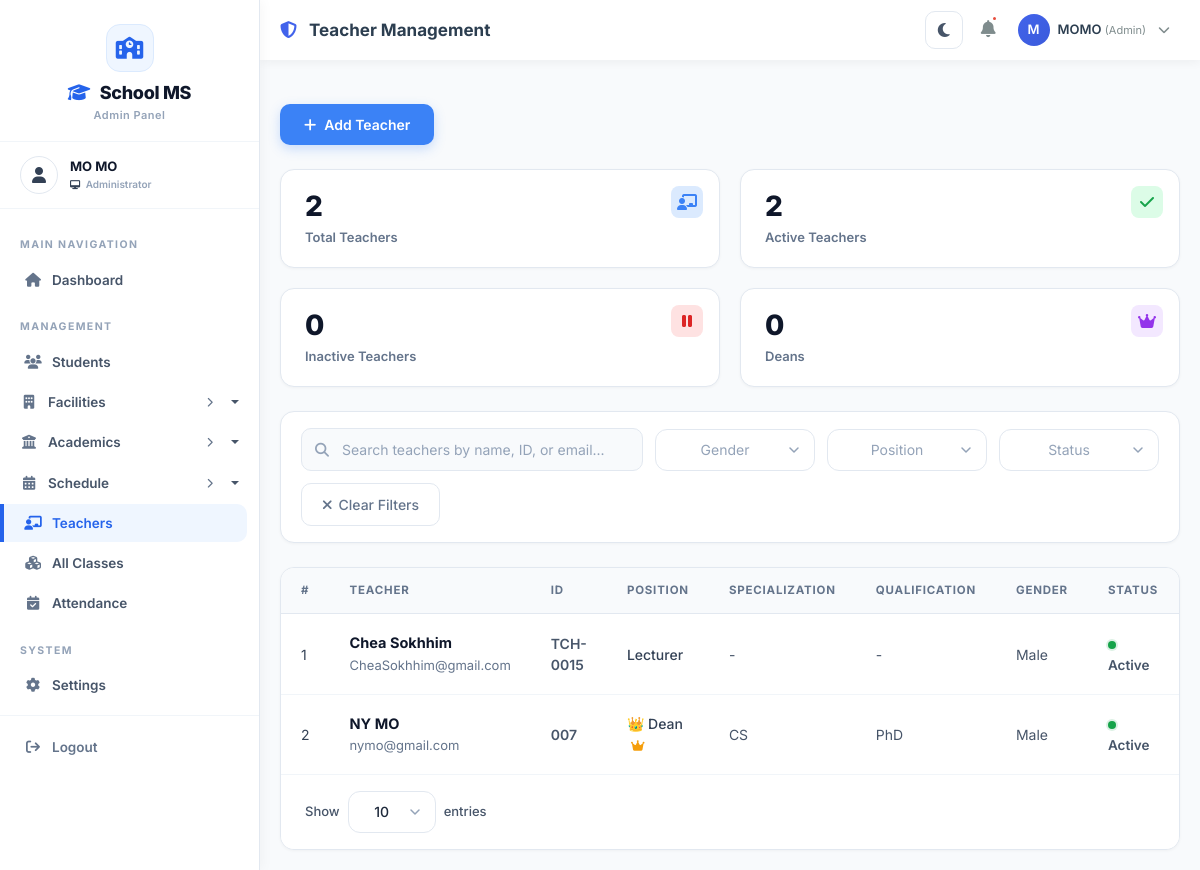
/teachers/ (signed in), run on an earlier commit of the app's database.
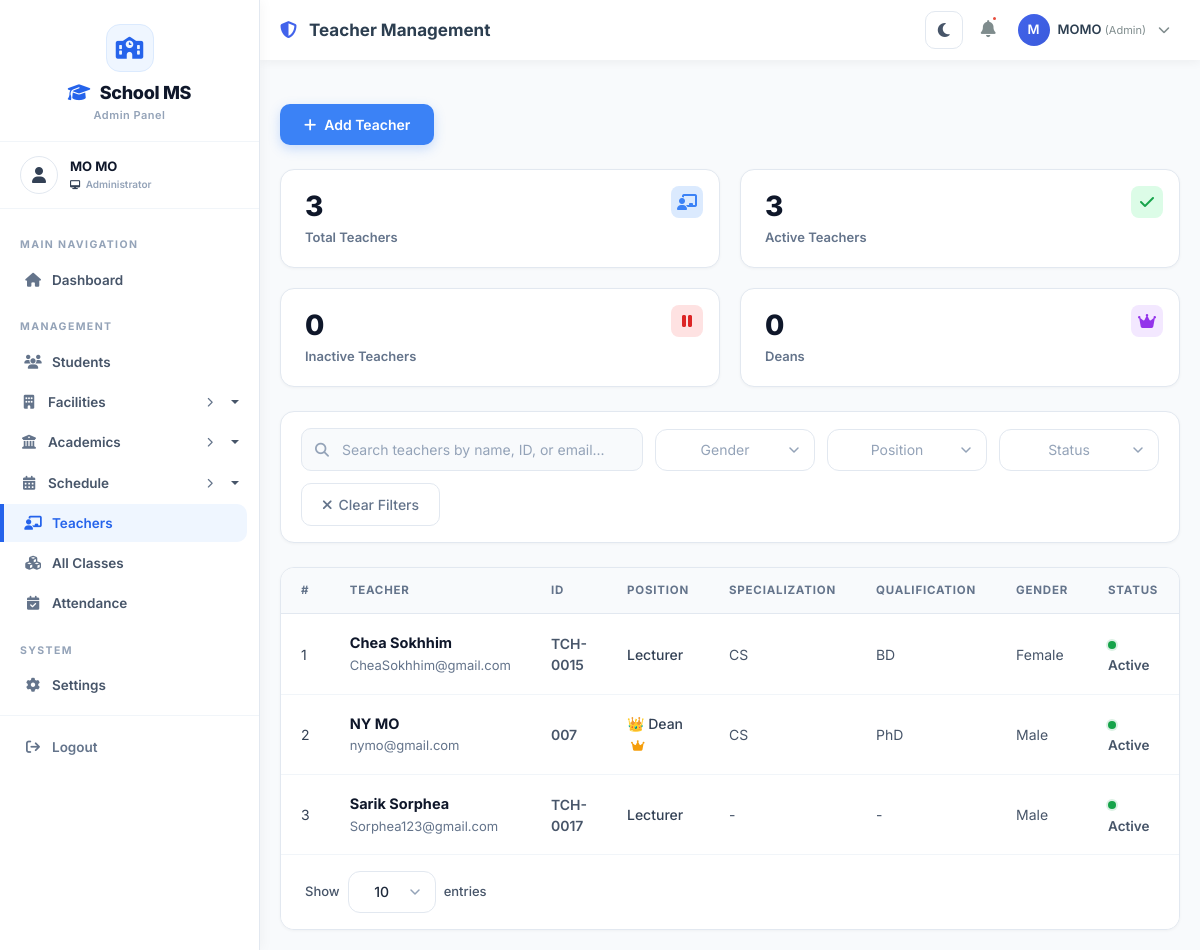
And on a later commit of the database.
### teachers/models.py (models this page shows, shortened)
class Teacher(models.Model):
    GENDER_CHOICES = [
        ('M', 'Male'),
        ('F', 'Female'),
        ('O', 'Other')
    ]
    POSITION_CHOICES = [
        ('dean', '👑 Dean'),
        ('associate_dean', 'Associate Dean'),
        ('department_head', 'Department Head'),
        ('professor', 'Professor'),
        ('associate_professor', 'Associate Professor'),
        ('assistant_professor', 'Assistant Professor'),
        ('lecturer', 'Lecturer'),
        ('instructor', 'Instructor'),
        ('teaching_assistant', 'Teaching Assistant'),
    ]
    user = models.OneToOneField(User, on_delete=models.CASCADE, related_name='teacher_profile', null=True, blank=True)
    teacher_id = models.CharField(max_length=20, unique=True)
    first_name = models.CharField(max_length=100)
    last_name = models.CharField(max_length=100)
    date_of_birth = models.DateField()
    gender = models.CharField(max_length=10, choices=GENDER_CHOICES)
    phone = models.CharField(max_length=15)
    email = models.EmailField()
    address = models.TextField(blank=True, null=True)
    profile_picture = models.ImageField(upload_to='teachers/', blank=True, null=True)
    qualification = models.CharField(max_length=200, blank=True, null=True)
    specialization = models.CharField(max_length=200, blank=True, null=True)
    years_of_experience = models.IntegerField(default=0)
    position = models.CharField(
        max_length=50,
        choices=POSITION_CHOICES,
        default='lecturer',
        help_text="Current position/rank of the teacher"
    )
    hired_date = models.DateField(null=True, blank=True)
    is_active = models.BooleanField(default=True)
    created_at = models.DateTimeField(auto_now_add=True)
    updated_at = models.DateTimeField(auto_now=True)
    def get_full_name(self):
        return f"{self.first_name} {self.last_name}"
    def get_position_display(self):
        return dict(self.POSITION_CHOICES).get(self.position, self.position)
    class Meta:
        ordering = ['first_name', 'last_name']

### teachers/views.py (the view, shortened to what this page needs)
# urls.py: path('', views.teacher_list, name='teacher_list'),
@login_required
@admin_required
def teacher_list(request):
    teachers = Teacher.objects.all()
    form = TeacherSearchForm(request.GET or None)
    per_page = request.GET.get('per_page', '10')
    try:
        per_page = int(per_page)
    except (TypeError, ValueError):
        per_page = 10
    if per_page not in (5, 10, 20):
        per_page = 10
    paginator = Paginator(teachers, per_page)
    page_number = request.GET.get('page')
    teachers_page = paginator.get_page(page_number)
    context = {
        'teachers': teachers_page,
        'per_page': per_page,
        'form': form,
        'total_teachers': Teacher.objects.count(),
        'active_teachers': Teacher.objects.filter(is_active=True).count(),
        'inactive_teachers': Teacher.objects.filter(is_active=False).count(),
    }
    return render(request, 'Backend/admin/teacher/teacher_list.html', context)

### teachers/forms.py
class TeacherSearchForm(forms.Form):
    search = forms.CharField(
        required=False,
        widget=forms.TextInput(attrs={
            'class': 'form-control',
            'placeholder': 'Search by name, ID, or email...'
        })
    )
    gender_filter = forms.ChoiceField(
        choices=[('', 'All Genders')] + list(Teacher.GENDER_CHOICES),
        required=False,
        widget=forms.Select(attrs={
            'class': 'form-control'
        })
    )
    position_filter = forms.ChoiceField(
        choices=[('', 'All Positions')] + list(Teacher.POSITION_CHOICES),
        required=False,
        widget=forms.Select(attrs={
            'class': 'form-control'
        })
    )
    status_filter = forms.ChoiceField(
        choices=[
            ('', 'All Status'),
            ('active', 'Active'),
            ('inactive', 'Inactive')
        ],
        required=False,
        widget=forms.Select(attrs={
            'class': 'form-control'
        })
    )

### templates/Backend/admin/teacher/teacher_list.html (shortened to what the changed rows need)
{% extends 'Backend/layouts/admin_layout.html' %}
{% load static %}
{% block content %}
<div class="kpi-grid">
    <div class="kpi-card">
        <div class="kpi-badge blue">
            <i class="fas fa-chalkboard-teacher"></i>
        </div>
        <div class="kpi-number">{{ total_teachers|default:0 }}</div>
        <div class="kpi-label">Total Teachers</div>
    </div>
    <div class="kpi-card">
        <div class="kpi-badge green">
            <i class="fas fa-check"></i>
        </div>
        <div class="kpi-number">{{ active_teachers|default:0 }}</div>
        <div class="kpi-label">Active Teachers</div>
    </div>
</div>
<div class="table-container">
    <div class="table-responsive">
        <table class="data-table">
            <thead>
                <tr>
                    <th style="width: 50px;">#</th>
                    <th>Teacher</th>
                    <th>ID</th>
                    <th>Position</th>
                    <th>Specialization</th>
                    <th>Qualification</th>
                    <th>Gender</th>
                    <th>Status</th>
                </tr>
            </thead>
            <tbody id="tableBody">
                {% for teacher in teachers %}
                <tr class="teacher-row" data-name="{{ teacher.get_full_name|lower }}"
                    data-email="{{ teacher.email|lower }}" data-id="{{ teacher.teacher_id|lower }}"
                    data-gender="{{ teacher.gender }}" data-position="{{ teacher.position }}"
                    data-status="{% if teacher.is_active %}active{% else %}inactive{% endif %}">
                    <td>{{ forloop.counter }}</td>
                    <td>
                        <div>
                            <div class="teacher-name-main">{{ teacher.get_full_name }}</div>
                            <div class="teacher-meta">{{ teacher.email }}</div>
                        </div>
                    </td>
                    <td><span style="font-weight: 600; color: #475569;">{{ teacher.teacher_id }}</span></td>
                    <td>
                        <span style="font-weight: 500; color: #334155;">
                            {{ teacher.get_position_display }}
                            {% if teacher.position == 'dean' %}
                            <i class="fas fa-crown" style="color: #f59e0b; font-size: 12px; margin-left: 4px;"></i>
                            {% elif teacher.position == 'department_head' %}
                            <i class="fas fa-users" style="color: #3b82f6; font-size: 12px; margin-left: 4px;"></i>
                            {% endif %}
                        </span>
                    </td>
                    <td>
                        <span style="color: #475569;">{{ teacher.specialization|default:"-" }}</span>
                    </td>
                    <td>
                        <span style="color: #475569;">{{ teacher.qualification|default:"-" }}</span>
                    </td>
                    <td>
                        <span style="color: #475569;">{{ teacher.get_gender_display }}</span>
                    </td>
                    <td>
                        <span class="status-text">
                            <span class="status-dot {% if teacher.is_active %}active{% else %}inactive{% endif %}"></span>
                            {% if teacher.is_active %}Active{% else %}Inactive{% endif %}
                        </span>
                    </td>
                </tr>
                {% endfor %}
            </tbody>
        </table>
    </div>
</div>
{% endblock %}

What changed in the data, as far as the page shows it:
changed Teacher "Chea Sokhhim": specialization "-" → "CS"; qualification "-" → "BD"; gender "Male" → "Female"
added Teacher: get_full_name "Sarik Sorphea", email "Sorphea123@gmail.com", teacher_id "TCH-0017", position "Lecturer", specialization "-", qualification "-", gender "Male", is_active True (drawn)
Also different on the page:
{{ total_teachers|default:0 }}: "2" → "3"
{{ active_teachers|default:0 }}: "2" → "3"
